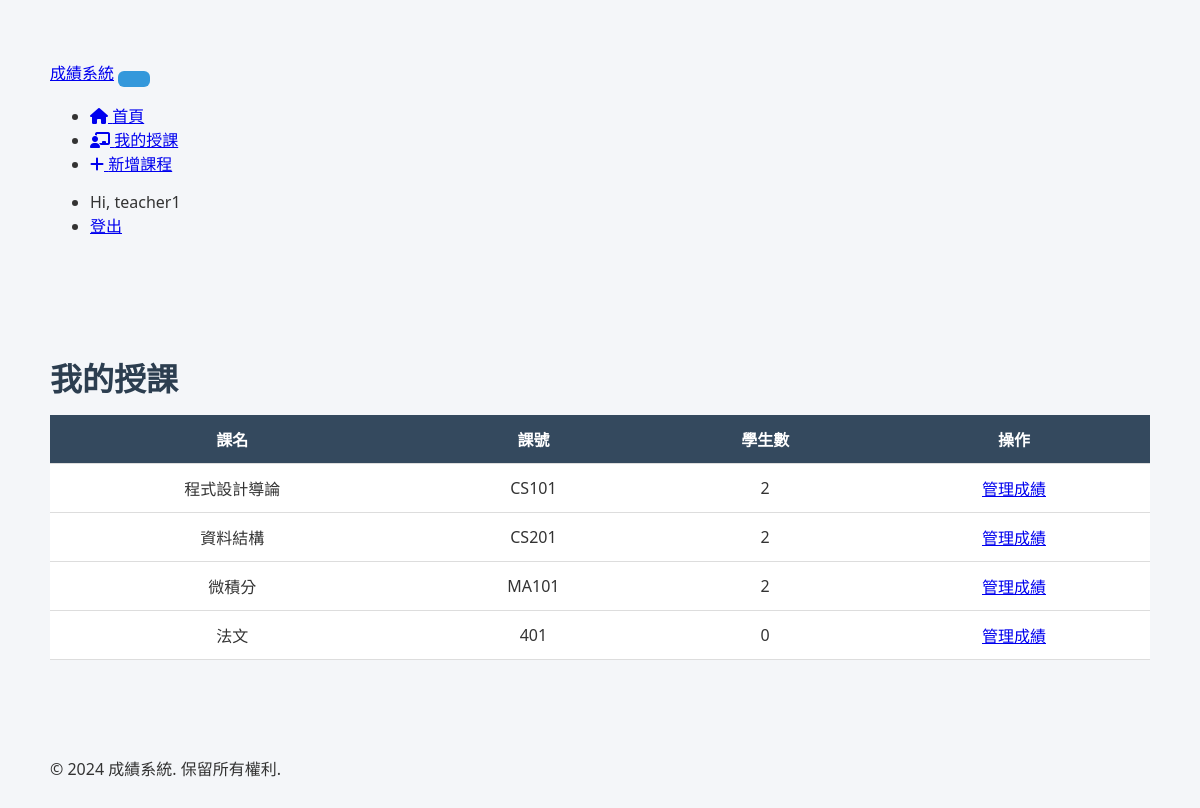
/courses/teacher/ (signed in), run on an earlier commit of the app's database.
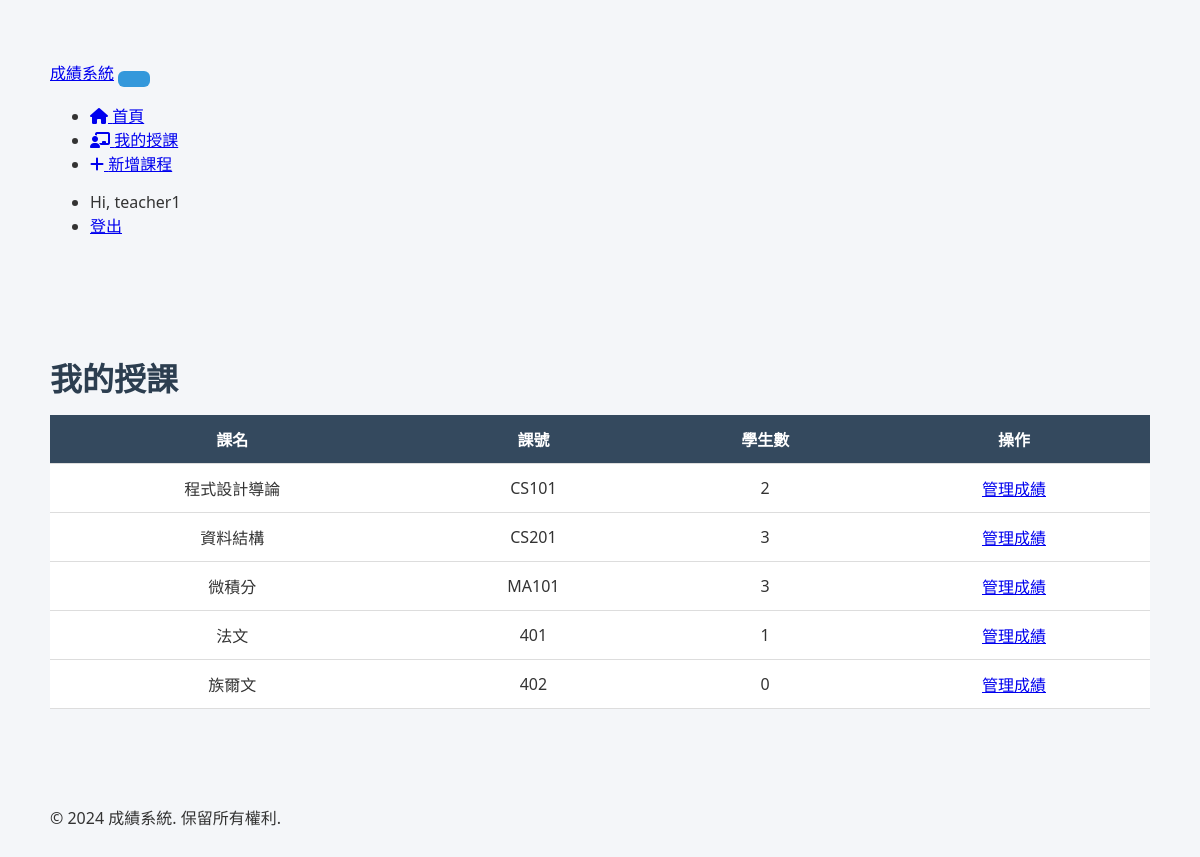
And on a later commit of the database.
### grade_system/courses/models.py (models this page shows, shortened)
class Course(models.Model):
    course_id = models.CharField(max_length=20, verbose_name='課號', unique=True)
    course_name = models.CharField(max_length=100, verbose_name='課名')
    teacher = models.ForeignKey(User, on_delete=models.CASCADE,
                               limit_choices_to={'profile__role': 'teacher'},
                               related_name='teaching_courses',
                               verbose_name='任課老師')
    credit = models.PositiveIntegerField(verbose_name='學分數', default=3)
    description = models.TextField(blank=True, verbose_name='課程描述')
    created_at = models.DateTimeField(auto_now_add=True, verbose_name='建立時間')
    updated_at = models.DateTimeField(auto_now=True, verbose_name='更新時間')
    class Meta:
        verbose_name = '課程'
        verbose_name_plural = '課程'
        ordering = ['course_id']

### grade_system/courses/views.py (the view)
# urls.py: path('teacher/', views.teacher_courses, name='teacher_courses'),
@teacher_required
def teacher_courses(request):
    courses = Course.objects.filter(teacher=request.user).annotate(
        student_count=Count('enrollments')
    )
    context = {
        'courses': courses,
    }
    return render(request, 'courses/teacher_courses.html', context)

### grade_system/courses/context_processors.py (called while the page is built)
def user_role(request):
    try:
        if request.user.is_authenticated:
            return {'user_role': getattr(request.user.profile, 'role', None)}
    except Exception:
        pass
    return {'user_role': None}

### grade_system/templates/courses/teacher_courses.html (shortened to what this page needs)
{% extends 'base.html' %}
{% block content %}
<h1>我的授課</h1>
{% if courses %}
<table>
    <thead>
        <tr>
            <th>課名</th>
            <th>課號</th>
            <th>學生數</th>
            <th>操作</th>
        </tr>
    </thead>
    <tbody>
        {% for c in courses %}
        <tr>
            <td>{{ c.course_name }}</td>
            <td>{{ c.course_id }}</td>
            <td>{{ c.student_count }}</td>
            <td><a href="{% url 'grade_management' c.course_id %}">管理成績</a></td>
        </tr>
        {% endfor %}
    </tbody>
</table>
{% else %}
<p>目前沒有授課課程。</p>
{% endif %}
{% endblock %}

What changed in the data, as far as the page shows it:
computed for Course "資料結構": student_count "2" → "3"
computed for Course "微積分": student_count "2" → "3"
computed for Course "法文": student_count "0" → "1"
added Course: course_name "族爾文", course_id "402", student_count "0"
